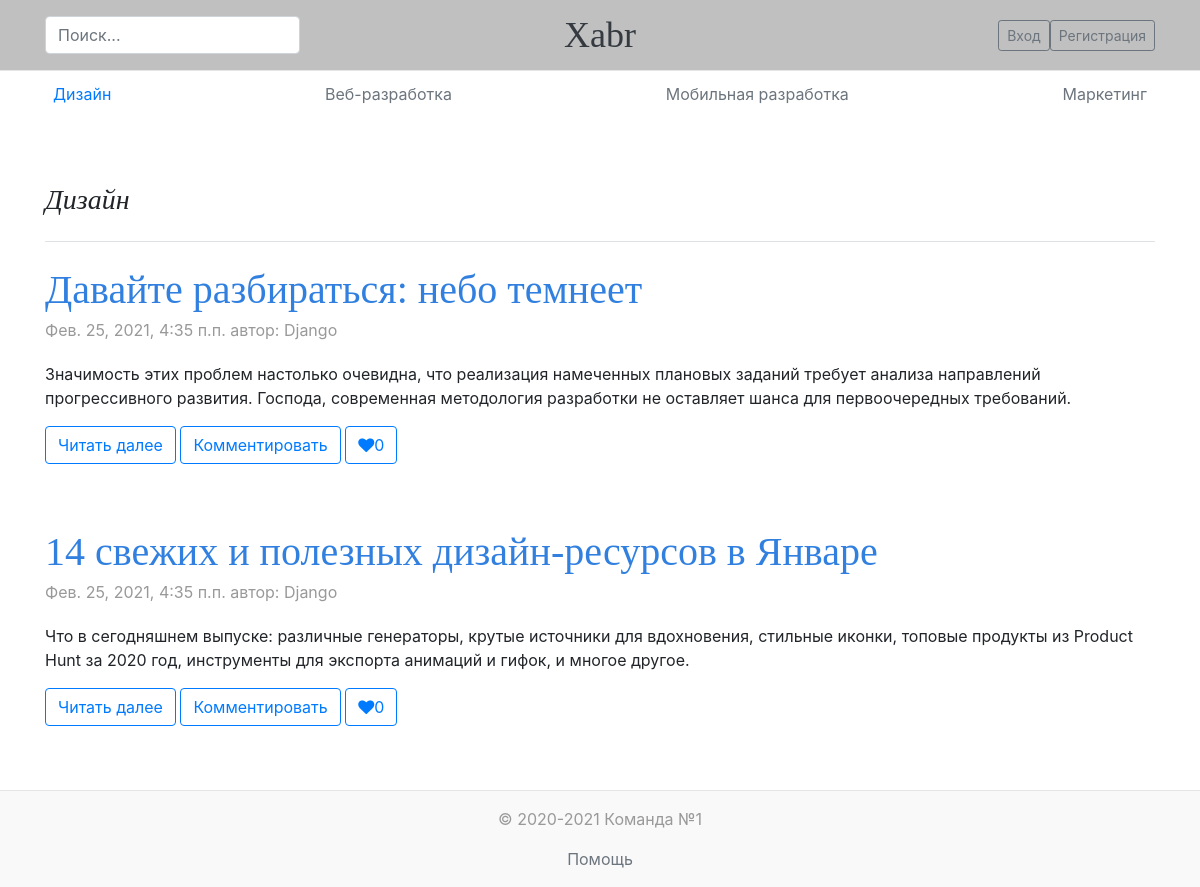
The app's page /category/dizajn/ with its own data.
### mainapp/models.py (models this page shows, shortened)
class Category(models.Model):
    name = models.CharField(verbose_name='название категории', max_length=64, default='', unique=True)
    slug = models.SlugField(verbose_name='уникальный адрес', max_length=70)
    description = models.TextField(verbose_name='описание категории', blank=True)
    is_active = models.BooleanField(verbose_name='активна', default=True)
    class Meta:
        verbose_name = "категория"
        verbose_name_plural = "категории"

class Post(models.Model):
    user = models.ForeignKey(XabrUser, on_delete=models.CASCADE)
    category = models.ForeignKey(Category, verbose_name='категория', on_delete=models.CASCADE)
    name = models.CharField(verbose_name='название статьи', max_length=128)
    slug = models.SlugField(verbose_name='уникальный адрес', max_length=70, unique=True)
    description = models.TextField(verbose_name='краткое описание статьи', blank=True)
    posts_text = models.TextField(verbose_name='текст статьи', blank=True)
    create_datetime = models.DateTimeField(verbose_name='дата создания', auto_now_add=True, blank=True)
    like_quantity = models.PositiveIntegerField('кол-во', default=0)
    is_active = models.CharField(verbose_name='статус', max_length=128, choices=STATUS_CHOICES)
    comment = models.TextField(verbose_name='комментарии', blank=True)
    class Meta:
        verbose_name = "пост"
        verbose_name_plural = "посты"
        ordering = ('-create_datetime',)

### authapp/models.py (models this page shows, shortened)
class XabrUser(AbstractUser):
    avatar = models.ImageField(upload_to='users_avatars', blank=True)
    age = models.PositiveIntegerField(verbose_name='возраст', default=18, blank=True)
    aboutMe = models.TextField(verbose_name='о себе', max_length=512, blank=True)
    email = models.EmailField(verbose_name='email', unique=True, blank=False)
    activation_key = models.CharField(max_length=128, blank=True)
    activation_key_expires = models.DateTimeField(default=(now() + timedelta(hours=48)))
    like_quantity = models.PositiveIntegerField('кол-во', default=0)
    is_active = models.BooleanField(verbose_name='активен/неактивен', default=True)
    is_staff = models.BooleanField(verbose_name='статус персонала', default=False)

### mainapp/views.py (the view)
# urls.py: path('category/<slug:slug>/', mainapp.category_page, name='category_page'),
def category_page(request, slug):
    categories = Category.objects.filter(is_active=True)
    if request.user.is_authenticated:
        new_like, created = Like.objects.get_or_create(user=request.user, slug=slug)
    else:
        new_like = Like.objects.all()
    if slug == '':
        category = {'slug': '', 'name': 'все'}
        posts = Post.objects.filter(is_active=True).order_by('-create_datetime')
    else:
        category = get_object_or_404(Category, slug=slug)
        posts = category.post_set.filter(is_active=True).order_by('-create_datetime')
    context = {
        'page_title': 'главная',
        'categories': categories,
        'category': category,
        'posts': posts,
        'new_like': new_like,
    }
    return render(request, 'mainapp/category_page.html', context)

### mainapp/templates/mainapp/category_page.html
{% extends 'mainapp/base.html' %}
{% load static %}
{% block main %}
    <div class="row">
        <div class="col-md-12">
            <h3 class="pb-4 mb-4 blog-main font-italic border-bottom">
                {{ category.name }}
            </h3>
            {% for post in posts %}
                <div class="blog-post">
                    <h1 class="blog-post-title"><a href="{% url 'main:post' post.slug %}">{{ post.name }}</a></h1>
                    <p class="blog-post-meta">{{ post.create_datetime }} автор: {{ post.user|title }}</p>
                    <p>{{ post.description }}</p>
                    <nav class="blog-pagination">
                        <form action="{% url 'main:change_like' post.slug %}" method="post">
                            <a class="btn btn-outline-primary" href="{% url 'main:post' post.slug %}">Читать далее</a>
                            {% if user.is_authenticated %}
                                <a class="btn btn-outline-primary" href="{% url 'main:post' post.slug %}" tabindex="-1"
                                   aria-disabled="true">Комментировать</a>
                                {% csrf_token %}
                                {% if new_like.is_active %}
                                    <button class="btn btn-outline-primary"><i class="fa fa-heart"
                                                                               aria-hidden="true"></i>
                                        {{ post.like_quantity }}
                                    </button>
                                {% else %}
                                    <button class="btn btn-outline-primary"><i class="fa fa-heart-o"
                                                                               aria-hidden="true"></i>
                                        {{ post.like_quantity }}
                                    </button>
                                {% endif %}
                            {% else %}
                                <a class="btn btn-outline-primary" href="{% url 'auth:login' %}?next={{ request.path }}"
                                   tabindex="-1"
                                   aria-disabled="true">Комментировать</a>
                                <a class="btn btn-outline-primary"
                                   href="{% url 'auth:login' %}?next={{ request.path }}"><i
                                        class="fa fa-heart" aria-hidden="true"></i>{{ post.like_quantity }}</a>
                            {% endif %}
                        </form>
                    </nav>
                </div>
            {% endfor %}
        </div>
    </div>
{% endblock %}

### mainapp/templates/mainapp/includes/inc__main_menu.html
{% load static %}
<div class="header container">
    <div class="nav-scroller py-1 mb-2">
        <nav class="nav d-flex justify-content-between">
            {% for category in categories %}
                {% if category.is_active %}
                    <a class="{% if request.resolver_match.kwargs.slug == category.slug %} p-2 {% else %} p-2 text-muted {% endif %} "
                       href="{% url 'main:category_page' category.slug %}">{{ category.name }}</a>
                {% endif %}
            {% endfor %}
        </nav>
    </div>
</div>

### static/css/style.css (style rules this page uses)
* { margin: 0; padding: 0; }
html, body { height: 100%; width: 100%; }
h1, h2, h3, h4, h5, h6 { font-family: "Playfair Display", Georgia, "Times New Roman", serif; }
.nav-scroller { position: relative; z-index: 2; height: 2.75rem; overflow-y: hidden; }
.nav-scroller .nav { display: -ms-flexbox; display: flex; -ms-flex-wrap: nowrap; flex-wrap: nowrap; padding-bottom: 1rem; margin-top: -1px; overflow-x: auto; text-align: center; white-space: nowrap; -webkit-overflow-scrolling: touch; }
.blog-pagination { margin-bottom: 4rem; }
.blog-post { margin-bottom: 4rem; }
.blog-post-title { margin-bottom: .25rem; font-size: 2.5rem; color: #3180e0; }
.blog-post-title a { color: #3180e0; }
.blog-post-meta { margin-bottom: 1.25rem; color: #999; }
.container { top: 0; left: 0; height: 100%; }

### records on screen
Category: name "Дизайн"
Category: name "Веб-разработка"
Category: name "Мобильная разработка"
Category: name "Маркетинг"
Post: name "Давайте разбираться: небо темнеет", create_datetime "Фев. 25, 2021, 4:35 п.п.", user "Django", description "Значимость этих проблем настолько очевидна, что реализация намеченных плановых заданий требует анализа направлений прогрессивного развития. Господа, современная методология разработки не оставляет шанса для первоочередных требований.", like_quantity "0"
Post: name "14 свежих и полезных дизайн-ресурсов в Январе", create_datetime "Фев. 25, 2021, 4:35 п.п.", user "Django", description "Что в сегодняшнем выпуске: различные генераторы, крутые источники для вдохновения, стильные иконки, топовые продукты из Product Hunt за 2020 год, инструменты для экспорта анимаций и гифок, и многое другое.", like_quantity "0"
